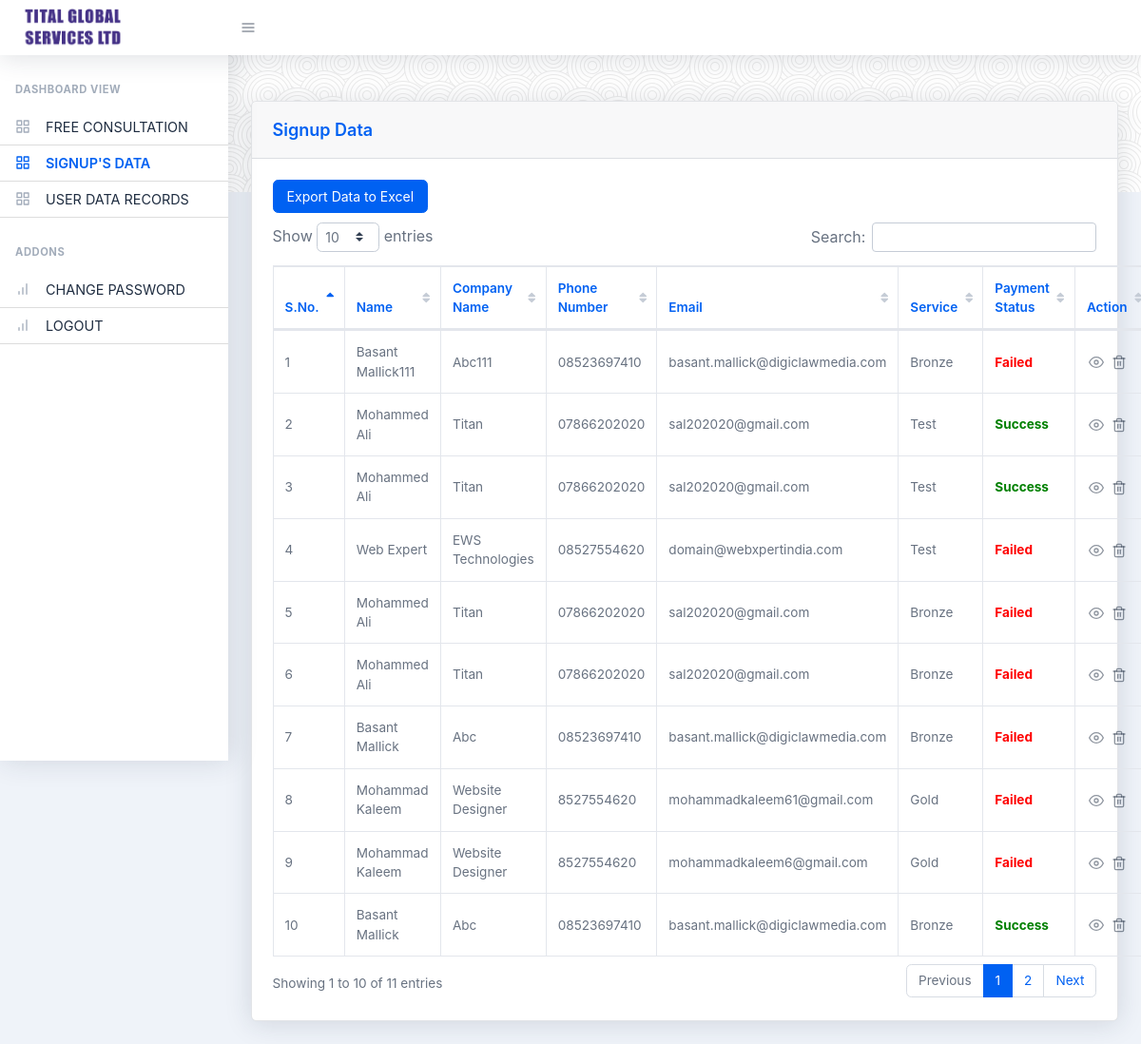
/admin/signup-data.php (signed in), run on the app's committed database.
### tables this page shows
CREATE TABLE `signup` (
  `id` int(11) NOT NULL,
  `name` varchar(120) NOT NULL,
  `comp_name` varchar(120) NOT NULL,
  `email` varchar(120) NOT NULL,
  `phone` varchar(20) NOT NULL,
  `website` varchar(120) NOT NULL,
  `service` varchar(120) NOT NULL,
  `price` varchar(25) NOT NULL,
  `txn_no` varchar(50) NOT NULL,
  `payment_status` varchar(20) NOT NULL,
  `rdate` varchar(50) NOT NULL
);

### admin/signup-data.php (the view, shortened to what this page needs)
<?php
include '../include/config.php';
include 'include/header.php';
?>
            <div id="layoutSidenav_content">
                <main>
                    <header class="page-header page-header-dark bg-gradient-primary-to-secondary pb-10">
                        <div class="container">
                            <div class="page-header-content pt-4">
                            </div>
                        </div>
                    </header>
                    <div class="container mt-n10">
                            <div class="card mb-4">
                            <div class="card-header">Signup Data</div>
                            <div class="card-body">
                                <button class="btn btn-primary bottom-10" onclick="ExportToExcel('xlsx')">Export Data to Excel</button>
                                <div class="datatable">
                                    <table class="table table-bordered table-hover" id="dataTable" width="100%" cellspacing="0">
                                        <thead>
                                            <tr>
                                                <th>S.No.</th>
                                                <th>Name</th>
                                                <th>Company Name</th>
                                                <th>Phone Number</th>
                                                <th>Email</th>
                                                <th>Service</th>
                                                <th>Payment Status</th>
                                                <th>Action</th>
                                            </tr>
                                        </thead>
                                        <tbody>
                                        <?php
                                                    $sql = "SELECT * FROM signup ORDER BY id DESC";
                                                    $result = $conn->query($sql);
                                                    $k=1;
                                                    if ($result->num_rows > 0) {
                                                        while($row = $result->fetch_assoc()) {
                                                            $sid = $row['id'];
                                                           $payment_row = mysqli_fetch_assoc(mysqli_query($conn,"select * from stripe_payment where item_description ='$sid' order by id desc"));
                                                              $payment_status = $payment_row['payment_status'];
                                                        ?>
                                                            <tr>
                                                                <td><?php echo $k++;?></td>
                                                                <td><?php echo $row['name'];?></td>
                                                                <td><?php echo $row['comp_name'];?></td>
                                                                <td><?php echo $row['phone'];?></td>
                                                                <td><?php echo $row['email'];?></td>
                                                                <td><?php echo $row['service'];?></td>
                                                                <td><?php
                                                                             if (!empty($payment_status) && $payment_status =="succeeded") {
                                                                                echo '<span class="green"><b> Success</b></span>';
                                                                            } else {
                                                                                echo '<span class="payment"><b> Failed</b></span>';
                                                                            }
                                                                        ?>
                                                                </td>
                                                                <td>
                                                                <button data-toggle="modal" data-target="#exampleModal_<?php echo $row['id'];?>_" class="btn btn-datatable btn-icon btn-transparent-dark"><i data-feather="eye"></i></button>
                                                                    <a href="?id=<?php echo $row['id'];?>&del=1"><button class="btn btn-datatable btn-icon btn-transparent-dark"><i data-feather="trash-2"></i></button></a>
                                                                </td>
                                                            </tr>
                                                            <div class="modal fade" id="exampleModal_<?php echo $row['id'];?>_" tabindex="-1" aria-labelledby="exampleModal_<?php echo $row['id'];?>_Label" aria-hidden="true">
                                                        <?php
                                                     }
                                            }
                                                else
                                                {
                                                    echo "0 results";
                                                }
                                        ?>
                                        </tbody>
                                    </table>
                                </div>
                            </div>
                            </div>
                    </div>
                </main>
</div>
                <?php
include 'include/footer.php';
?>

### admin/signup-data.php (style rules this page uses)
.bottom-10 { margin-bottom:10px; font-size:14px; }

### data on the page
signup: name "Basant Mallick111", comp_name "Abc111", phone "08523697410", email "basant.mallick@digiclawmedia.com", service "Bronze", shows "Failed"
signup: name "Mohammed Ali", comp_name "Titan", phone "07866202020", email "sal202020@gmail.com", service "Test", shows "Success"
signup: name "Mohammed Ali", comp_name "Titan", phone "07866202020", email "sal202020@gmail.com", service "Test", shows "Success"
signup: name "Web Expert", comp_name "EWS Technologies", phone "08527554620", email "domain@webxpertindia.com", service "Test", shows "Failed"
signup: name "Mohammed Ali", comp_name "Titan", phone "07866202020", email "sal202020@gmail.com", service "Bronze", shows "Failed"
signup: name "Mohammed Ali", comp_name "Titan", phone "07866202020", email "sal202020@gmail.com", service "Bronze", shows "Failed"
signup: name "Basant Mallick", comp_name "Abc", phone "08523697410", email "basant.mallick@digiclawmedia.com", service "Bronze", shows "Failed"
signup: name "Mohammad Kaleem", comp_name "Website Designer", phone "8527554620", email "mohammadkaleem61@gmail.com", service "Gold", shows "Failed"
signup: name "Mohammad Kaleem", comp_name "Website Designer", phone "8527554620", email "mohammadkaleem6@gmail.com", service "Gold", shows "Failed"
signup: name "Basant Mallick", comp_name "Abc", phone "08523697410", email "basant.mallick@digiclawmedia.com", service "Bronze", shows "Success"
